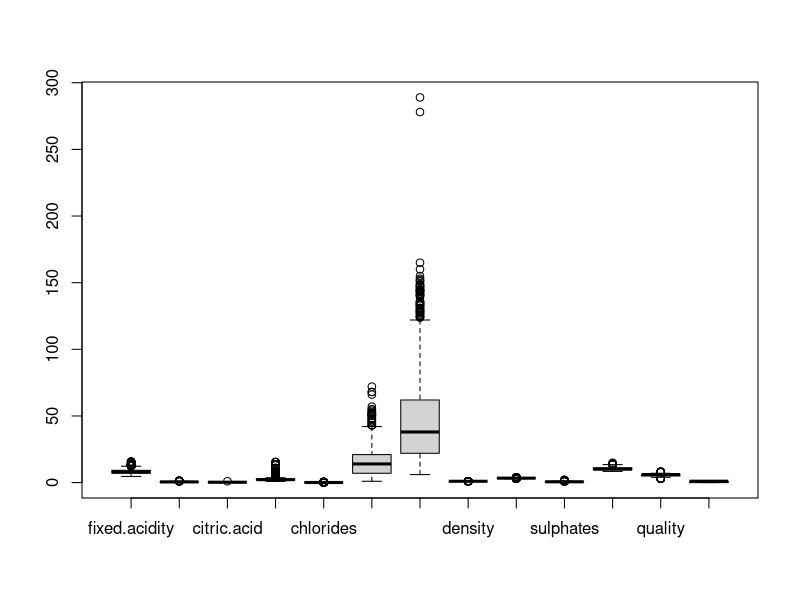

R code for this plot: (Note: this script raises an error after producing the figure.)
#exploratory analysis
wine <- read.csv('winequality-red.csv')
wine$group = ifelse(wine$quality>5, 1, 0)
names(wine)
summary(wine$group)
boxplot(wine)
head(wine)
dim(wine)
sum(is.na(wine))
hist(quality)
hist(group)
library(corrplot)
cor(wine)
corrplot.mixed(cor(wine),order='AOE')

#discussion
train <- (1:1279)
typeof(train)
length(train)
test <- (1280:1599)
data.train<-wine[1:1279,]
data.test <-wine[1280:1599,]

glm.fit1 = glm(wine$group==1 ~ fixed.acidity+volatile.acidity+citric.acid+
                residual.sugar+chlorides+free.sulfur.dioxide+total.sulfur.dioxide
              +sulphates+alcohol, data=wine, family = binomial, subset=train)
summary(glm.fit1)

glm.fit2 = glm(wine$group==1 ~ volatile.acidity+total.sulfur.dioxide
               +sulphates+alcohol, data=wine, family = binomial, subset=train)
summary(glm.fit2)
summary(glm.fit2)$coef
glm.probs=predict(glm.fit2, data.test, type="response")
glm.pred <- rep(0, 320)
glm.pred[glm.probs>0.5] <- 1
table(glm.pred,data.test$group)
mean(glm.pred == data.test$group)
mean(glm.pred != data.test$group)

null<- glm(wine$group==1 ~ 1, family=binomial, data=wine, subset=train)

full<- glm(wine$group==1 ~ fixed.acidity+volatile.acidity+citric.acid+
             residual.sugar+chlorides+free.sulfur.dioxide+total.sulfur.dioxide
           +sulphates+alcohol, family=binomial, data=wine, subset=train)
step(null, scope=list(upper=full),direction='both')

glm.fitva<- glm(wine$group==1 ~ volatile.acidity+
                 total.sulfur.dioxide+chlorides+free.sulfur.dioxide
               +sulphates+alcohol, family=binomial, data=wine, subset=train)
summary(glm.fitva)

glm.probs=predict(glm.fitva, data.test, type="response")
glm.pred <- rep(0, 320)
glm.pred[glm.probs>0.5] <- 1
table(glm.pred,data.test$group)
mean(glm.pred == data.test$group)
mean(glm.pred != data.test$group)

glm.fit3 = glm(wine$group==1 ~ volatile.acidity+alcohol, 
              data=wine, family = binomial, subset=train)
summary(glm.fit3)

glm.probs=predict(glm.fit3, data.test, type="response")
glm.pred <- rep(0, 320)
glm.pred[glm.probs>0.5] <- 1
table(glm.pred,data.test$group)
mean(glm.pred == data.test$group)
mean(glm.pred != data.test$group)

library(car)
vif(glm.fit3)
vif(glm.fit2)
AIC(glm.fit3, glm.fit2)
BIC(glm.fit3, glm.fit2)

#cross validation
library(caret)
trainControl= trainControl(method='cv', number=5)
wine$group=as.factor(wine$group)
model1 <- train(group ~ volatile.acidity+alcohol, 
                data = wine, trControl=trainControl, method='glm', 
                family=binomial(link=logit), metric='Accuracy')
model1
model2<- train(group ~ volatile.acidity+total.sulfur.dioxide
               +sulphates+alcohol, trControl=trainControl, data=wine,
               method='glm', family=binomial(link=logit), metric='Accuracy')
model2

trainControl= trainControl(method='cv', number=10)
wine$group=as.factor(wine$group)
model1 <- train(group ~ volatile.acidity+alcohol, 
                data = wine, trControl=trainControl, method='glm', 
                family=binomial(link=logit), metric='Accuracy')
model1
model2<- train(group ~ volatile.acidity+total.sulfur.dioxide
               +sulphates+alcohol, trControl=trainControl, data=wine,
               method='glm', family=binomial(link=logit), metric='Accuracy')
model2
